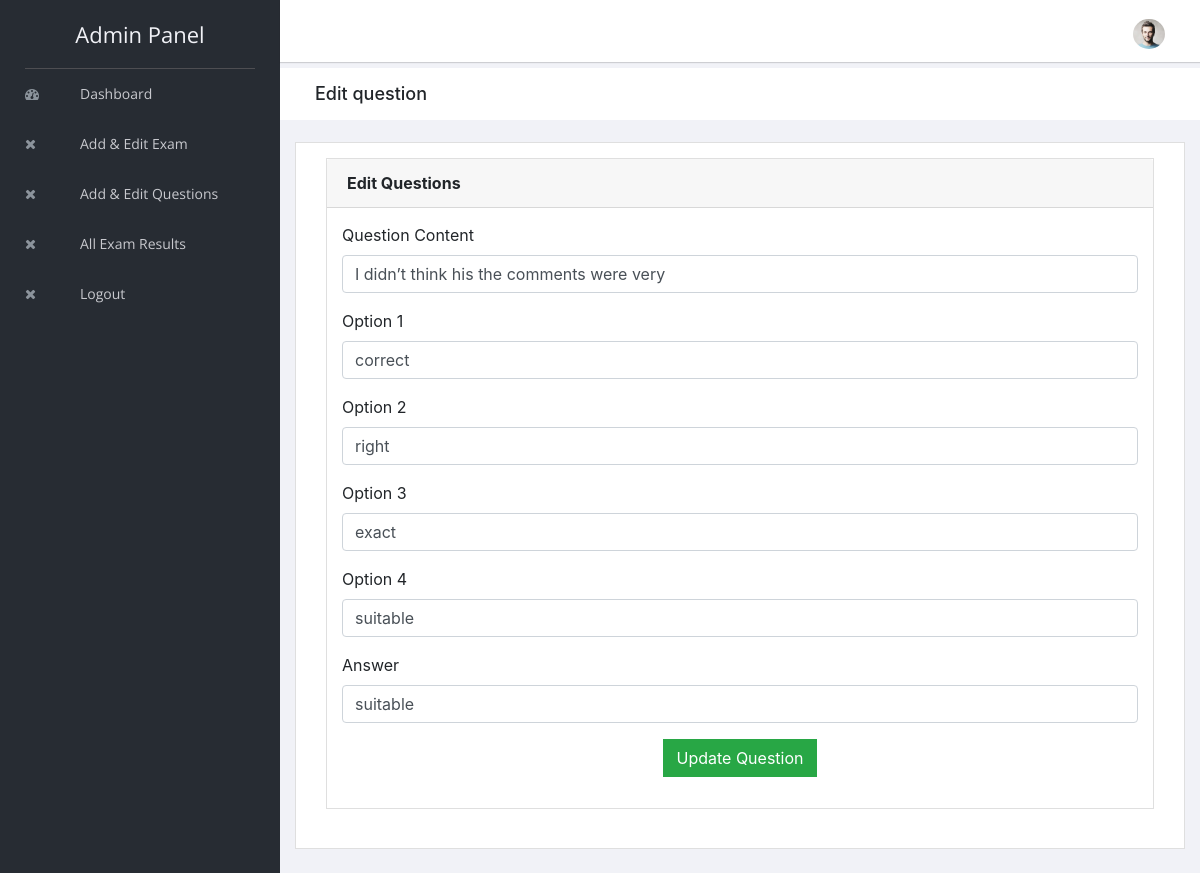
/admin/edit_question.php?id_question=15&id_exam=11, run on the app's committed database.
### tables this page shows
CREATE TABLE `questions` (
  `id` int(5) NOT NULL,
  `id_exam` int(5) NOT NULL,
  `id_admin` int(5) NOT NULL,
  `question_no` varchar(5) NOT NULL,
  `question` varchar(500) NOT NULL,
  `opt1` varchar(100) NOT NULL,
  `opt2` varchar(100) NOT NULL,
  `opt3` varchar(100) NOT NULL,
  `opt4` varchar(100) NOT NULL,
  `answer` varchar(100) NOT NULL,
  `category` varchar(100) NOT NULL
);

### admin/edit_question.php (the view, shortened to what this page needs)
<?php
include "header.php";
include "../connection.php";
$question = '';
$opt1 = '';
$opt2 = '';
$opt3 = '';
$opt4 = '';
$answer = '';
$id_question = $_GET["id_question"];
$res = mysqli_query($link, "select * from questions where id=$id_question");
while ($row = mysqli_fetch_array($res)) {
    $question = $row["question"];
    $opt1 = $row["opt1"];
    $opt2 = $row["opt2"];
    $opt3 = $row["opt3"];
    $opt4 = $row["opt4"];
    $answer = $row["answer"];
}
?>
<div class="breadcrumbs">
    <div class="col-sm-4">
        <div class="page-header float-left">
            <div class="page-title">
                <h1>Edit question</h1>
            </div>
        </div>
    </div>
</div>
<div class="content mt-3">
    <div class="animated fadeIn">
        <div class="row">
            <div class="col-lg-12">
                <div class="card">
                    <div class="card-body">
                        <form action="" method="post" name="form1">
                            <div class="col-lg-12">
                                <div class="card">
                                    <div class="card-header"><strong>Edit Questions</strong></div>
                                    <div class="card-body card-block">
                                        <div class="form-group">
                                            <label for="company" class=" form-control-label">Question Content</label>
                                            <input value="<?php echo $question ?>" type="text" name="question" placeholder="Add New Question" class="form-control" value="">
                                        </div>
                                        <div class="form-group">
                                            <label for="company" class=" form-control-label">Option 1</label>
                                            <input value="<?php echo $opt1 ?>" type=" text" name="opt1" placeholder="Add Option 1" class="form-control" value="">
                                        </div>
                                        <div class="form-group">
                                            <label for="company" class=" form-control-label">Option 2</label>
                                            <input value="<?php echo $opt2 ?>" type=" text" name="opt2" placeholder="Add Option 2" class="form-control" value="">
                                        </div>
                                        <div class="form-group">
                                            <label for="company" class=" form-control-label">Option 3</label>
                                            <input value="<?php echo $opt3 ?>" type=" text" name="opt3" placeholder="Add Option 3" class="form-control" value="">
                                        </div>
                                        <div class="form-group">
                                            <label for="company" class=" form-control-label">Option 4</label>
                                            <input value="<?php echo $opt4 ?>" type=" text" name="opt4" placeholder="Add Option 4" class="form-control" value="">
                                        </div>
                                        <div class="form-group">
                                            <label for="company" class=" form-control-label">Answer</label>
                                            <input value="<?php echo $answer ?>" ype=" text" name="answer" placeholder="Add Answer" class="form-control" value="">
                                        </div>
                                        <div class="form-group d-flex justify-content-center">
                                            <input type="submit" name="submit1" value="Update Question" class="btn btn-success ">
                                        </div>
                                    </div>
                                </div>
                            </div>
                        </form>
                    </div>
                </div>
            </div>
        </div>
    </div>
</div>
<?php
include "footer.php";
?>

### data on the page
questions: question "I didn’t think his the comments were very", opt1 "correct", opt2 "right", opt3 "exact", opt4 "suitable", answer "suitable"
